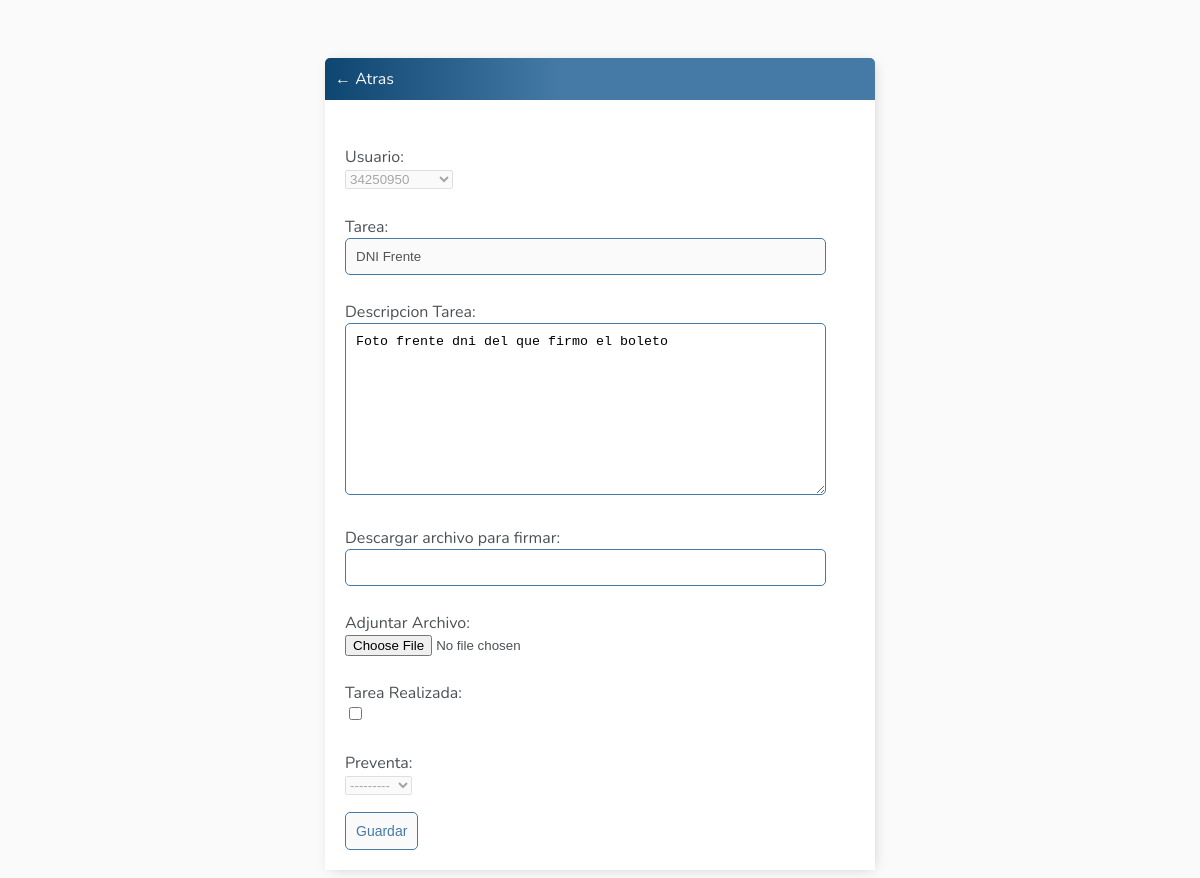
The page /actualizar-tarea/1/ (signed in) on the database its author committed.
### tareas/models.py (models this page shows, shortened)
class Tareas(models.Model):
    user = models.ForeignKey(User, on_delete=models.CASCADE,null=True,blank=True)
    titulo = models.CharField(max_length=200)
    descripcion = models.TextField(null=True,blank=True)
    descarga = models.CharField(max_length=30,null=True,blank=True)
    adjunto = models.FileField(blank=True,null=True,upload_to=save_path)
    completo = models.BooleanField(default=False)
    actualizado = models.DateField(auto_now=True) # fecha de actualizacion para
    creado = models.DateField(auto_now_add=True)
    pv = models.ForeignKey(Preventa, on_delete=models.CASCADE, null=True,blank=True)
    class Meta:
        ordering = ['completo']
        verbose_name = 'tarea'
        verbose_name_plural = 'tareas'

### tareas/views.py (the view)
# urls.py: path('actualizar-tarea/<int:pk>/',ActualizarTarea.as_view(),name='actualizar-tarea'),
class ActualizarTarea(LoginRequiredMixin, UpdateView):
    model = Tareas
    form_class = TareasForm
    success_url = reverse_lazy('tareas')

### tareas/models.py
class TareasForm(forms.ModelForm):
    user = forms.ModelChoiceField(required=False,queryset=User.objects.all(), disabled=True,label="Usuario")
    titulo = forms.CharField(required=False,disabled=True,label='Tarea')
    descripcion = forms.CharField(required=False, widget=forms.Textarea(attrs={'readonly': 'readonly'}),label="Descripcion Tarea")
    descarga = forms.CharField(required=False, disabled=False, label='Descargar archivo para firmar')
    adjunto = forms.FileField(required=False,label='Adjuntar Archivo')
    completo = forms.BooleanField(required=False,label='Tarea Realizada')
    pv = forms.ModelChoiceField(required=False,queryset=Preventa.objects.all(), disabled=True,label="Preventa")
    class Meta:
        model = Tareas
        fields = "__all__"

### tareas/models.py (called while the page is built)
    def __str__(self) -> str:
        return self.preventa

### tareas/templates/tareas/tareas_form.html (shortened to what this page needs)
{% extends 'tareas/base.html' %}
{% block content %}
<div class="header-bar">
    <a href="{% url 'tareas' %}">&#8592; Atras</a>
</div>
<div class="card-body">
    <form method="POST" action="" enctype="multipart/form-data">
        {{ form.as_p }}
        <input class="button" type="submit" value="Guardar">
    </form>
</div>
{% endblock content %}

### tareas/templates/tareas/base.html (style rules this page uses)
body { background-color: #FAFAFA; font-family: 'Nunito', sans-serif; padding-top: 50px; }
a, p { color: #4b5156; }
.header-bar { display: flex; justify-content: space-between; color: #fff; padding: 10px; border-radius: 5px 5px 0 0; background: linear-gradient(90deg, #0d4671 0%, #457aa6 43%, #457aa6 100%); }
.header-bar a { color: #f7f7f7; text-decoration: none; }
input[type="text"], input[type="password"], textarea { border: 1px solid #457aa6; border-radius: 5px; padding: 10px; width: 90%; }
label { padding-top: 10px !important; display: block; }
.button { border: 1px solid #457aa6; background-color: #FAFAFA; color: #457aa6; padding: 10px; font-size: 14px; border-radius: 5px; cursor: pointer; text-decoration: none; }
.card-body { padding: 20px; }

### rows shown on the page
Tareas: user "34250950", titulo "DNI Frente", descripcion "Foto frente dni del que firmo el boleto", pv "---------"
